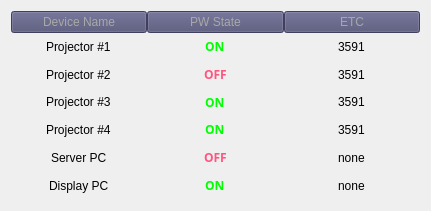
       <widget class="QWidget" name="horizontalLayoutWidget_2">
        <property name="geometry">
         <rect>
          <x>10</x>
          <y>20</y>
          <width>431</width>
          <height>211</height>
         </rect>
        </property>
        <layout class="QHBoxLayout" name="horizontalLayout_2">
         <property name="spacing">
          <number>0</number>
         </property>
         <item>
          <layout class="QVBoxLayout" name="verticalLayout_7">
           <item>
            <widget class="QPushButton" name="deviceName_index">
             <property name="enabled">
              <bool>false</bool>
             </property>
             <property name="palette">
              <palette>
               <active>
                <colorrole role="WindowText">
                 <brush brushstyle="SolidPattern">
                  <color alpha="255">
                   <red>168</red>
                   <green>168</green>
                   <blue>168</blue>
                  </color>
                 </brush>
                </colorrole>
                <colorrole role="Button">
                 <brush brushstyle="SolidPattern">
                  <color alpha="255">
                   <red>78</red>
                   <green>78</green>
                   <blue>115</blue>
                  </color>
                 </brush>
                </colorrole>
                <colorrole role="Text">
                 <brush brushstyle="SolidPattern">
                  <color alpha="255">
                   <red>168</red>
                   <green>168</green>
                   <blue>168</blue>
                  </color>
                 </brush>
                </colorrole>
                <colorrole role="ButtonText">
                 <brush brushstyle="SolidPattern">
                  <color alpha="255">
                   <red>168</red>
                   <green>168</green>
                   <blue>168</blue>
                  </color>
                 </brush>
                </colorrole>
                <colorrole role="Base">
                 <brush brushstyle="SolidPattern">
                  <color alpha="255">
                   <red>78</red>
                   <green>78</green>
                   <blue>115</blue>
                  </color>
                 </brush>
                </colorrole>
                <colorrole role="Window">
                 <brush brushstyle="SolidPattern">
                  <color alpha="255">
                   <red>78</red>
                   <green>78</green>
                   <blue>115</blue>
                  </color>
                 </brush>
                </colorrole>
                <colorrole role="PlaceholderText">
                 <brush brushstyle="SolidPattern">
                  <color alpha="128">
                   <red>168</red>
                   <green>168</green>
                   <blue>168</blue>
                  </color>
                 </brush>
                </colorrole>
               </active>
               <inactive>
                <colorrole role="WindowText">
                 <brush brushstyle="SolidPattern">
                  <color alpha="255">
                   <red>168</red>
                   <green>168</green>
                   <blue>168</blue>
                  </color>
                 </brush>
                </colorrole>
                <colorrole role="Button">
                 <brush brushstyle="SolidPattern">
                  <color alpha="255">
                   <red>78</red>
                   <green>78</green>
                   <blue>115</blue>
                  </color>
                 </brush>
                </colorrole>
                <colorrole role="Text">
                 <brush brushstyle="SolidPattern">
                  <color alpha="255">
                   <red>168</red>
                   <green>168</green>
                   <blue>168</blue>
                  </color>
                 </brush>
                </colorrole>
                <colorrole role="ButtonText">
                 <brush brushstyle="SolidPattern">
                  <color alpha="255">
                   <red>168</red>
                   <green>168</green>
                   <blue>168</blue>
                  </color>
                 </brush>
                </colorrole>
                <colorrole role="Base">
                 <brush brushstyle="SolidPattern">
                  <color alpha="255">
                   <red>78</red>
                   <green>78</green>
                   <blue>115</blue>
                  </color>
                 </brush>
                </colorrole>
                <colorrole role="Window">
                 <brush brushstyle="SolidPattern">
                  <color alpha="255">
                   <red>78</red>
                   <green>78</green>
                   <blue>115</blue>
                  </color>
                 </brush>
                </colorrole>
                <colorrole role="PlaceholderText">
                 <brush brushstyle="SolidPattern">
                  <color alpha="128">
                   <red>168</red>
                   <green>168</green>
                   <blue>168</blue>
                  </color>
                 </brush>
                </colorrole>
               </inactive>
               <disabled>
                <colorrole role="WindowText">
                 <brush brushstyle="SolidPattern">
                  <color alpha="255">
                   <red>168</red>
                   <green>168</green>
                   <blue>168</blue>
                  </color>
                 </brush>
                </colorrole>
                <colorrole role="Button">
                 <brush brushstyle="SolidPattern">
                  <color alpha="255">
                   <red>78</red>
                   <green>78</green>
                   <blue>115</blue>
                  </color>
                 </brush>
                </colorrole>
                <colorrole role="Text">
                 <brush brushstyle="SolidPattern">
                  <color alpha="255">
                   <red>168</red>
                   <green>168</green>
                   <blue>168</blue>
                  </color>
                 </brush>
                </colorrole>
                <colorrole role="ButtonText">
                 <brush brushstyle="SolidPattern">
                  <color alpha="255">
                   <red>168</red>
                   <green>168</green>
                   <blue>168</blue>
                  </color>
                 </brush>
                </colorrole>
                <colorrole role="Base">
                 <brush brushstyle="SolidPattern">
                  <color alpha="255">
                   <red>78</red>
                   <green>78</green>
                   <blue>115</blue>
                  </color>
                 </brush>
                </colorrole>
                <colorrole role="Window">
                 <brush brushstyle="SolidPattern">
                  <color alpha="255">
                   <red>78</red>
                   <green>78</green>
                   <blue>115</blue>
                  </color>
                 </brush>
                </colorrole>
                <colorrole role="PlaceholderText">
                 <brush brushstyle="SolidPattern">
                  <color alpha="128">
                   <red>168</red>
                   <green>168</green>
                   <blue>168</blue>
                  </color>
                 </brush>
                </colorrole>
               </disabled>
              </palette>
             </property>
             <property name="styleSheet">
              <string notr="true">background-color : rgb(78, 78, 115);
color : rgb(168, 168, 168)</string>
             </property>
             <property name="text">
              <string>Device Name</string>
             </property>
            </widget>
           </item>
           <item alignment="Qt::AlignHCenter|Qt::AlignVCenter">
            <widget class="QLabel" name="deviceName_val01">
             <property name="text">
              <string>Projector #1</string>
             </property>
            </widget>
           </item>
           <item alignment="Qt::AlignHCenter|Qt::AlignVCenter">
            <widget class="QLabel" name="deviceName_val02">
             <property name="text">
              <string>Projector #2</string>
             </property>
            </widget>
           </item>
           <item alignment="Qt::AlignHCenter|Qt::AlignVCenter">
            <widget class="QLabel" name="deviceName_val03">
             <property name="text">
              <string>Projector #3</string>
             </property>
            </widget>
           </item>
           <item alignment="Qt::AlignHCenter|Qt::AlignVCenter">
            <widget class="QLabel" name="deviceName_val04">
             <property name="text">
              <string>Projector #4</string>
             </property>
            </widget>
           </item>
           <item alignment="Qt::AlignHCenter|Qt::AlignVCenter">
            <widget class="QLabel" name="deviceName_val05">
             <property name="text">
              <string>Server PC</string>
             </property>
            </widget>
           </item>
           <item alignment="Qt::AlignHCenter|Qt::AlignVCenter">
            <widget class="QLabel" name="deviceName_val06">
             <property name="text">
              <string>Display PC</string>
             </property>
            </widget>
           </item>
          </layout>
         </item>
         <item>
          <layout class="QVBoxLayout" name="verticalLayout_10">
           <item>
            <widget class="QPushButton" name="pwState_index">
             <property name="enabled">
              <bool>false</bool>
             </property>
             <property name="palette">
              <palette>
               <active>
                <colorrole role="WindowText">
                 <brush brushstyle="SolidPattern">
                  <color alpha="255">
                   <red>168</red>
                   <green>168</green>
                   <blue>168</blue>
                  </color>
                 </brush>
                </colorrole>
                <colorrole role="Button">
                 <brush brushstyle="SolidPattern">
                  <color alpha="255">
                   <red>78</red>
                   <green>78</green>
                   <blue>115</blue>
                  </color>
                 </brush>
                </colorrole>
                <colorrole role="Text">
                 <brush brushstyle="SolidPattern">
                  <color alpha="255">
                   <red>168</red>
                   <green>168</green>
                   <blue>168</blue>
                  </color>
                 </brush>
                </colorrole>
                <colorrole role="ButtonText">
                 <brush brushstyle="SolidPattern">
                  <color alpha="255">
                   <red>168</red>
                   <green>168</green>
                   <blue>168</blue>
                  </color>
                 </brush>
                </colorrole>
                <colorrole role="Base">
                 <brush brushstyle="SolidPattern">
                  <color alpha="255">
                   <red>78</red>
                   <green>78</green>
                   <blue>115</blue>
                  </color>
                 </brush>
                </colorrole>
                <colorrole role="Window">
                 <brush brushstyle="SolidPattern">
                  <color alpha="255">
                   <red>78</red>
                   <green>78</green>
                   <blue>115</blue>
                  </color>
                 </brush>
                </colorrole>
                <colorrole role="PlaceholderText">
                 <brush brushstyle="SolidPattern">
                  <color alpha="128">
                   <red>168</red>
                   <green>168</green>
                   <blue>168</blue>
                  </color>
                 </brush>
                </colorrole>
               </active>
               <inactive>
                <colorrole role="WindowText">
                 <brush brushstyle="SolidPattern">
                  <color alpha="255">
                   <red>168</red>
                   <green>168</green>
                   <blue>168</blue>
                  </color>
                 </brush>
                </colorrole>
                <colorrole role="Button">
                 <brush brushstyle="SolidPattern">
                  <color alpha="255">
                   <red>78</red>
                   <green>78</green>
                   <blue>115</blue>
                  </color>
                 </brush>
                </colorrole>
                <colorrole role="Text">
                 <brush brushstyle="SolidPattern">
                  <color alpha="255">
                   <red>168</red>
                   <green>168</green>
                   <blue>168</blue>
                  </color>
                 </brush>
                </colorrole>
                <colorrole role="ButtonText">
                 <brush brushstyle="SolidPattern">
                  <color alpha="255">
                   <red>168</red>
                   <green>168</green>
                   <blue>168</blue>
                  </color>
                 </brush>
                </colorrole>
                <colorrole role="Base">
                 <brush brushstyle="SolidPattern">
                  <color alpha="255">
                   <red>78</red>
                   <green>78</green>
                   <blue>115</blue>
                  </color>
                 </brush>
                </colorrole>
                <colorrole role="Window">
                 <brush brushstyle="SolidPattern">
                  <color alpha="255">
                   <red>78</red>
                   <green>78</green>
                   <blue>115</blue>
                  </color>
                 </brush>
                </colorrole>
                <colorrole role="PlaceholderText">
                 <brush brushstyle="SolidPattern">
                  <color alpha="128">
                   <red>168</red>
                   <green>168</green>
                   <blue>168</blue>
                  </color>
                 </brush>
                </colorrole>
               </inactive>
               <disabled>
                <colorrole role="WindowText">
                 <brush brushstyle="SolidPattern">
                  <color alpha="255">
                   <red>168</red>
                   <green>168</green>
                   <blue>168</blue>
                  </color>
                 </brush>
                </colorrole>
                <colorrole role="Button">
                 <brush brushstyle="SolidPattern">
                  <color alpha="255">
                   <red>78</red>
                   <green>78</green>
                   <blue>115</blue>
                  </color>
                 </brush>
                </colorrole>
                <colorrole role="Text">
                 <brush brushstyle="SolidPattern">
                  <color alpha="255">
                   <red>168</red>
                   <green>168</green>
                   <blue>168</blue>
                  </color>
                 </brush>
                </colorrole>
                <colorrole role="ButtonText">
                 <brush brushstyle="SolidPattern">
                  <color alpha="255">
                   <red>168</red>
                   <green>168</green>
                   <blue>168</blue>
                  </color>
                 </brush>
                </colorrole>
                <colorrole role="Base">
                 <brush brushstyle="SolidPattern">
                  <color alpha="255">
                   <red>78</red>
                   <green>78</green>
                   <blue>115</blue>
                  </color>
                 </brush>
                </colorrole>
                <colorrole role="Window">
                 <brush brushstyle="SolidPattern">
                  <color alpha="255">
                   <red>78</red>
                   <green>78</green>
                   <blue>115</blue>
                  </color>
                 </brush>
                </colorrole>
                <colorrole role="PlaceholderText">
                 <brush brushstyle="SolidPattern">
                  <color alpha="128">
                   <red>168</red>
                   <green>168</green>
                   <blue>168</blue>
                  </color>
                 </brush>
                </colorrole>
               </disabled>
              </palette>
             </property>
             <property name="styleSheet">
              <string notr="true">background-color : rgb(78, 78, 115);
color : rgb(168, 168, 168)</string>
             </property>
             <property name="text">
              <string>PW State</string>
             </property>
            </widget>
           </item>
           <item alignment="Qt::AlignHCenter|Qt::AlignVCenter">
            <widget class="QLabel" name="pwState_val01">
             <property name="font">
              <font>
               <family>Yu Gothic</family>
               <pointsize>9</pointsize>
               <bold>true</bold>
              </font>
             </property>
             <property name="styleSheet">
              <string notr="true">color:rgb(0, 255, 0)</string>
             </property>
             <property name="text">
              <string>ON</string>
             </property>
            </widget>
           </item>
           <item alignment="Qt::AlignHCenter|Qt::AlignVCenter">
            <widget class="QLabel" name="pwState_val02">
             <property name="font">
              <font>
               <family>Yu Gothic</family>
               <pointsize>9</pointsize>
               <bold>true</bold>
              </font>
             </property>
             <property name="styleSheet">
              <string notr="true">color : rgb(255, 85, 127)</string>
             </property>
             <property name="text">
              <string>OFF</string>
             </property>
            </widget>
           </item>
           <item alignment="Qt::AlignHCenter|Qt::AlignVCenter">
            <widget class="QLabel" name="pwState_val03">
             <property name="font">
              <font>
               <family>Yu Gothic</family>
               <pointsize>9</pointsize>
               <bold>true</bold>
              </font>
             </property>
             <property name="styleSheet">
              <string notr="true">color:rgb(0, 255, 0)</string>
             </property>
             <property name="text">
              <string>ON</string>
             </property>
            </widget>
           </item>
           <item alignment="Qt::AlignHCenter|Qt::AlignVCenter">
            <widget class="QLabel" name="pwState_val04">
             <property name="font">
              <font>
               <family>Yu Gothic</family>
               <pointsize>9</pointsize>
               <bold>true</bold>
              </font>
             </property>
             <property name="styleSheet">
              <string notr="true">color:rgb(0, 255, 0)</string>
             </property>
             <property name="text">
              <string>ON</string>
             </property>
            </widget>
           </item>
           <item alignment="Qt::AlignHCenter|Qt::AlignVCenter">
            <widget class="QLabel" name="pwState_val05">
             <property name="font">
              <font>
               <family>Yu Gothic</family>
               <pointsize>9</pointsize>
               <bold>true</bold>
              </font>
             </property>
             <property name="styleSheet">
              <string notr="true">color : rgb(255, 85, 127)</string>
             </property>
             <property name="text">
              <string>OFF</string>
             </property>
            </widget>
           </item>
           <item alignment="Qt::AlignHCenter|Qt::AlignVCenter">
            <widget class="QLabel" name="pwState_val06">
             <property name="font">
              <font>
               <family>Yu Gothic</family>
               <pointsize>9</pointsize>
               <bold>true</bold>
              </font>
             </property>
             <property name="styleSheet">
              <string notr="true">color:rgb(0, 255, 0)</string>
             </property>
             <property name="text">
              <string>ON</string>
             </property>
            </widget>
           </item>
          </layout>
         </item>
         <item>
          <layout class="QVBoxLayout" name="verticalLayout_8">
           <item>
            <widget class="QPushButton" name="etc_index">
             <property name="enabled">
              <bool>false</bool>
             </property>
             <property name="palette">
              <palette>
               <active>
                <colorrole role="WindowText">
                 <brush brushstyle="SolidPattern">
                  <color alpha="255">
                   <red>168</red>
                   <green>168</green>
                   <blue>168</blue>
                  </color>
                 </brush>
                </colorrole>
                <colorrole role="Button">
                 <brush brushstyle="SolidPattern">
                  <color alpha="255">
                   <red>78</red>
                   <green>78</green>
                   <blue>115</blue>
                  </color>
                 </brush>
                </colorrole>
                <colorrole role="Text">
                 <brush brushstyle="SolidPattern">
                  <color alpha="255">
                   <red>168</red>
                   <green>168</green>
                   <blue>168</blue>
                  </color>
                 </brush>
                </colorrole>
                <colorrole role="ButtonText">
                 <brush brushstyle="SolidPattern">
                  <color alpha="255">
                   <red>168</red>
                   <green>168</green>
                   <blue>168</blue>
                  </color>
                 </brush>
                </colorrole>
                <colorrole role="Base">
                 <brush brushstyle="SolidPattern">
                  <color alpha="255">
                   <red>78</red>
                   <green>78</green>
                   <blue>115</blue>
                  </color>
                 </brush>
                </colorrole>
                <colorrole role="Window">
                 <brush brushstyle="SolidPattern">
                  <color alpha="255">
                   <red>78</red>
                   <green>78</green>
                   <blue>115</blue>
                  </color>
                 </brush>
                </colorrole>
                <colorrole role="PlaceholderText">
                 <brush brushstyle="SolidPattern">
                  <color alpha="128">
                   <red>168</red>
                   <green>168</green>
                   <blue>168</blue>
                  </color>
                 </brush>
                </colorrole>
               </active>
               <inactive>
                <colorrole role="WindowText">
                 <brush brushstyle="SolidPattern">
                  <color alpha="255">
                   <red>168</red>
                   <green>168</green>
                   <blue>168</blue>
                  </color>
                 </brush>
                </colorrole>
                <colorrole role="Button">
                 <brush brushstyle="SolidPattern">
                  <color alpha="255">
                   <red>78</red>
                   <green>78</green>
                   <blue>115</blue>
                  </color>
                 </brush>
                </colorrole>
                <colorrole role="Text">
                 <brush brushstyle="SolidPattern">
                  <color alpha="255">
                   <red>168</red>
                   <green>168</green>
                   <blue>168</blue>
                  </color>
                 </brush>
                </colorrole>
                <colorrole role="ButtonText">
                 <brush brushstyle="SolidPattern">
                  <color alpha="255">
                   <red>168</red>
                   <green>168</green>
                   <blue>168</blue>
                  </color>
                 </brush>
                </colorrole>
                <colorrole role="Base">
                 <brush brushstyle="SolidPattern">
                  <color alpha="255">
                   <red>78</red>
                   <green>78</green>
                   <blue>115</blue>
                  </color>
                 </brush>
                </colorrole>
                <colorrole role="Window">
                 <brush brushstyle="SolidPattern">
                  <color alpha="255">
                   <red>78</red>
                   <green>78</green>
                   <blue>115</blue>
                  </color>
                 </brush>
                </colorrole>
                <colorrole role="PlaceholderText">
                 <brush brushstyle="SolidPattern">
                  <color alpha="128">
                   <red>168</red>
                   <green>168</green>
                   <blue>168</blue>
                  </color>
                 </brush>
                </colorrole>
               </inactive>
               <disabled>
                <colorrole role="WindowText">
                 <brush brushstyle="SolidPattern">
                  <color alpha="255">
                   <red>168</red>
                   <green>168</green>
                   <blue>168</blue>
                  </color>
                 </brush>
                </colorrole>
                <colorrole role="Button">
                 <brush brushstyle="SolidPattern">
                  <color alpha="255">
                   <red>78</red>
                   <green>78</green>
                   <blue>115</blue>
                  </color>
                 </brush>
                </colorrole>
                <colorrole role="Text">
                 <brush brushstyle="SolidPattern">
                  <color alpha="255">
                   <red>168</red>
                   <green>168</green>
                   <blue>168</blue>
                  </color>
                 </brush>
                </colorrole>
                <colorrole role="ButtonText">
                 <brush brushstyle="SolidPattern">
                  <color alpha="255">
                   <red>168</red>
                   <green>168</green>
                   <blue>168</blue>
                  </color>
                 </brush>
                </colorrole>
                <colorrole role="Base">
                 <brush brushstyle="SolidPattern">
                  <color alpha="255">
                   <red>78</red>
                   <green>78</green>
                   <blue>115</blue>
                  </color>
                 </brush>
                </colorrole>
                <colorrole role="Window">
                 <brush brushstyle="SolidPattern">
                  <color alpha="255">
                   <red>78</red>
                   <green>78</green>
                   <blue>115</blue>
                  </color>
                 </brush>
                </colorrole>
                <colorrole role="PlaceholderText">
                 <brush brushstyle="SolidPattern">
                  <color alpha="128">
                   <red>168</red>
                   <green>168</green>
                   <blue>168</blue>
                  </color>
                 </brush>
                </colorrole>
               </disabled>
              </palette>
             </property>
             <property name="styleSheet">
              <string notr="true">background-color : rgb(78, 78, 115);
color : rgb(168, 168, 168)</string>
             </property>
             <property name="text">
              <string>ETC</string>
             </property>
            </widget>
           </item>
           <item alignment="Qt::AlignHCenter|Qt::AlignVCenter">
            <widget class="QLabel" name="etc_val01">
             <property name="text">
              <string>3591</string>
             </property>
            </widget>
           </item>
           <item alignment="Qt::AlignHCenter|Qt::AlignVCenter">
            <widget class="QLabel" name="etc_val02">
             <property name="text">
              <string>3591</string>
             </property>
            </widget>
           </item>
           <item alignment="Qt::AlignHCenter|Qt::AlignVCenter">
            <widget class="QLabel" name="etc_val03">
             <property name="text">
              <string>3591</string>
             </property>
            </widget>
           </item>
           <item alignment="Qt::AlignHCenter|Qt::AlignVCenter">
            <widget class="QLabel" name="etc_val04">
             <property name="text">
              <string>3591</string>
             </property>
            </widget>
           </item>
           <item alignment="Qt::AlignHCenter|Qt::AlignVCenter">
            <widget class="QLabel" name="etc_val06">
             <property name="text">
              <string>none</string>
             </property>
            </widget>
           </item>
           <item alignment="Qt::AlignHCenter|Qt::AlignVCenter">
            <widget class="QLabel" name="etc_value06">
             <property name="text">
              <string>none</string>
             </property>
            </widget>
           </item>
          </layout>
         </item>
        </layout>
       </widget>
